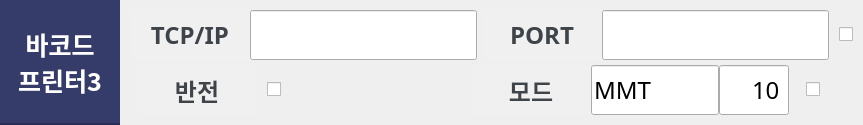
          <widget class="QFrame" name="printer3_frame">
           <property name="frameShape">
            <enum>QFrame::NoFrame</enum>
           </property>
           <property name="frameShadow">
            <enum>QFrame::Raised</enum>
           </property>
           <layout class="QHBoxLayout" name="horizontalLayout_33">
            <property name="spacing">
             <number>0</number>
            </property>
            <property name="leftMargin">
             <number>0</number>
            </property>
            <property name="topMargin">
             <number>0</number>
            </property>
            <property name="rightMargin">
             <number>0</number>
            </property>
            <property name="bottomMargin">
             <number>0</number>
            </property>
            <item>
             <widget class="QLabel" name="printer3_title_label">
              <property name="minimumSize">
               <size>
                <width>120</width>
                <height>0</height>
               </size>
              </property>
              <property name="maximumSize">
               <size>
                <width>120</width>
                <height>16777215</height>
               </size>
              </property>
              <property name="font">
               <font>
                <family>맑은 고딕</family>
                <pointsize>19</pointsize>
                <weight>75</weight>
                <italic>false</italic>
                <bold>true</bold>
               </font>
              </property>
              <property name="styleSheet">
               <string notr="true">background: #363C6A;
color: white;
border-bottom: 2px solid #282d54;</string>
              </property>
              <property name="text">
               <string>바코드
프린터3</string>
              </property>
              <property name="alignment">
               <set>Qt::AlignCenter</set>
              </property>
             </widget>
            </item>
            <item>
             <widget class="QFrame" name="printer3_set_frame">
              <property name="frameShape">
               <enum>QFrame::NoFrame</enum>
              </property>
              <property name="frameShadow">
               <enum>QFrame::Raised</enum>
              </property>
              <layout class="QVBoxLayout" name="verticalLayout_14">
               <property name="spacing">
                <number>5</number>
               </property>
               <property name="leftMargin">
                <number>10</number>
               </property>
               <property name="topMargin">
                <number>10</number>
               </property>
               <property name="rightMargin">
                <number>10</number>
               </property>
               <property name="bottomMargin">
                <number>10</number>
               </property>
               <item>
                <widget class="QFrame" name="printer3_top_frame">
                 <property name="minimumSize">
                  <size>
                   <width>0</width>
                   <height>50</height>
                  </size>
                 </property>
                 <property name="maximumSize">
                  <size>
                   <width>16777215</width>
                   <height>50</height>
                  </size>
                 </property>
                 <property name="frameShape">
                  <enum>QFrame::NoFrame</enum>
                 </property>
                 <property name="frameShadow">
                  <enum>QFrame::Raised</enum>
                 </property>
                 <layout class="QHBoxLayout" name="horizontalLayout_59">
                  <property name="spacing">
                   <number>5</number>
                  </property>
                  <property name="leftMargin">
                   <number>0</number>
                  </property>
                  <property name="topMargin">
                   <number>0</number>
                  </property>
                  <property name="rightMargin">
                   <number>0</number>
                  </property>
                  <property name="bottomMargin">
                   <number>0</number>
                  </property>
                  <item>
                   <widget class="QFrame" name="printer3_ip_frame">
                    <property name="frameShape">
                     <enum>QFrame::NoFrame</enum>
                    </property>
                    <property name="frameShadow">
                     <enum>QFrame::Raised</enum>
                    </property>
                    <layout class="QHBoxLayout" name="horizontalLayout_60">
                     <property name="spacing">
                      <number>0</number>
                     </property>
                     <property name="leftMargin">
                      <number>0</number>
                     </property>
                     <property name="topMargin">
                      <number>0</number>
                     </property>
                     <property name="rightMargin">
                      <number>0</number>
                     </property>
                     <property name="bottomMargin">
                      <number>0</number>
                     </property>
                     <item>
                      <widget class="QLabel" name="printer3_ip_label">
                       <property name="minimumSize">
                        <size>
                         <width>120</width>
                         <height>0</height>
                        </size>
                       </property>
                       <property name="maximumSize">
                        <size>
                         <width>120</width>
                         <height>16777215</height>
                        </size>
                       </property>
                       <property name="font">
                        <font>
                         <family>맑은 고딕</family>
                         <pointsize>18</pointsize>
                         <weight>75</weight>
                         <italic>false</italic>
                         <bold>true</bold>
                        </font>
                       </property>
                       <property name="styleSheet">
                        <string notr="true">
color: #3F444A;
background: #F0F0F0;</string>
                       </property>
                       <property name="text">
                        <string>TCP/IP</string>
                       </property>
                       <property name="alignment">
                        <set>Qt::AlignCenter</set>
                       </property>
                      </widget>
                     </item>
                     <item>
                      <widget class="QLineEdit" name="printer3_ip_input">
                       <property name="sizePolicy">
                        <sizepolicy hsizetype="Preferred" vsizetype="Preferred">
                         <horstretch>0</horstretch>
                         <verstretch>0</verstretch>
                        </sizepolicy>
                       </property>
                       <property name="minimumSize">
                        <size>
                         <width>0</width>
                         <height>0</height>
                        </size>
                       </property>
                       <property name="maximumSize">
                        <size>
                         <width>16777215</width>
                         <height>16777215</height>
                        </size>
                       </property>
                       <property name="font">
                        <font>
                         <family>맑은 고딕</family>
                         <pointsize>18</pointsize>
                        </font>
                       </property>
                       <property name="text">
                        <string/>
                       </property>
                      </widget>
                     </item>
                    </layout>
                   </widget>
                  </item>
                  <item>
                   <widget class="QFrame" name="printer3_port_frame">
                    <property name="frameShape">
                     <enum>QFrame::NoFrame</enum>
                    </property>
                    <property name="frameShadow">
                     <enum>QFrame::Raised</enum>
                    </property>
                    <layout class="QHBoxLayout" name="horizontalLayout_61">
                     <property name="spacing">
                      <number>0</number>
                     </property>
                     <property name="leftMargin">
                      <number>0</number>
                     </property>
                     <property name="topMargin">
                      <number>0</number>
                     </property>
                     <property name="rightMargin">
                      <number>5</number>
                     </property>
                     <property name="bottomMargin">
                      <number>0</number>
                     </property>
                     <item>
                      <widget class="QLabel" name="printer3_port_label">
                       <property name="minimumSize">
                        <size>
                         <width>120</width>
                         <height>0</height>
                        </size>
                       </property>
                       <property name="maximumSize">
                        <size>
                         <width>120</width>
                         <height>16777215</height>
                        </size>
                       </property>
                       <property name="font">
                        <font>
                         <family>맑은 고딕</family>
                         <pointsize>18</pointsize>
                         <weight>75</weight>
                         <italic>false</italic>
                         <bold>true</bold>
                        </font>
                       </property>
                       <property name="styleSheet">
                        <string notr="true">
color: #3F444A;
background: #F0F0F0;</string>
                       </property>
                       <property name="text">
                        <string>PORT</string>
                       </property>
                       <property name="alignment">
                        <set>Qt::AlignCenter</set>
                       </property>
                      </widget>
                     </item>
                     <item>
                      <widget class="QLineEdit" name="printer3_port_input">
                       <property name="sizePolicy">
                        <sizepolicy hsizetype="Preferred" vsizetype="Preferred">
                         <horstretch>0</horstretch>
                         <verstretch>0</verstretch>
                        </sizepolicy>
                       </property>
                       <property name="minimumSize">
                        <size>
                         <width>0</width>
                         <height>0</height>
                        </size>
                       </property>
                       <property name="maximumSize">
                        <size>
                         <width>16777215</width>
                         <height>16777215</height>
                        </size>
                       </property>
                       <property name="font">
                        <font>
                         <family>맑은 고딕</family>
                         <pointsize>18</pointsize>
                        </font>
                       </property>
                       <property name="text">
                        <string/>
                       </property>
                      </widget>
                     </item>
                    </layout>
                   </widget>
                  </item>
                  <item>
                   <widget class="QCheckBox" name="printer3_check">
                    <property name="maximumSize">
                     <size>
                      <width>38</width>
                      <height>16777215</height>
                     </size>
                    </property>
                    <property name="font">
                     <font>
                      <family>맑은 고딕</family>
                      <pointsize>20</pointsize>
                      <weight>75</weight>
                      <bold>true</bold>
                     </font>
                    </property>
                    <property name="cursor">
                     <cursorShape>PointingHandCursor</cursorShape>
                    </property>
                    <property name="styleSheet">
                     <string notr="true"/>
                    </property>
                    <property name="text">
                     <string/>
                    </property>
                    <property name="iconSize">
                     <size>
                      <width>10</width>
                      <height>10</height>
                     </size>
                    </property>
                    <property name="checked">
                     <bool>false</bool>
                    </property>
                   </widget>
                  </item>
                 </layout>
                </widget>
               </item>
               <item>
                <widget class="QFrame" name="printer3_bottom_frame">
                 <property name="minimumSize">
                  <size>
                   <width>0</width>
                   <height>50</height>
                  </size>
                 </property>
                 <property name="maximumSize">
                  <size>
                   <width>16777215</width>
                   <height>50</height>
                  </size>
                 </property>
                 <property name="frameShape">
                  <enum>QFrame::NoFrame</enum>
                 </property>
                 <property name="frameShadow">
                  <enum>QFrame::Raised</enum>
                 </property>
                 <layout class="QHBoxLayout" name="horizontalLayout_62">
                  <property name="spacing">
                   <number>5</number>
                  </property>
                  <property name="leftMargin">
                   <number>0</number>
                  </property>
                  <property name="topMargin">
                   <number>0</number>
                  </property>
                  <property name="rightMargin">
                   <number>0</number>
                  </property>
                  <property name="bottomMargin">
                   <number>0</number>
                  </property>
                  <item>
                   <widget class="QFrame" name="printer3_po_frame">
                    <property name="maximumSize">
                     <size>
                      <width>322</width>
                      <height>16777215</height>
                     </size>
                    </property>
                    <property name="frameShape">
                     <enum>QFrame::NoFrame</enum>
                    </property>
                    <property name="frameShadow">
                     <enum>QFrame::Raised</enum>
                    </property>
                    <layout class="QHBoxLayout" name="horizontalLayout_63">
                     <property name="spacing">
                      <number>10</number>
                     </property>
                     <property name="leftMargin">
                      <number>0</number>
                     </property>
                     <property name="topMargin">
                      <number>0</number>
                     </property>
                     <property name="rightMargin">
                      <number>0</number>
                     </property>
                     <property name="bottomMargin">
                      <number>0</number>
                     </property>
                     <item>
                      <widget class="QLabel" name="printer3_po_label">
                       <property name="minimumSize">
                        <size>
                         <width>120</width>
                         <height>0</height>
                        </size>
                       </property>
                       <property name="maximumSize">
                        <size>
                         <width>120</width>
                         <height>16777215</height>
                        </size>
                       </property>
                       <property name="font">
                        <font>
                         <family>맑은 고딕</family>
                         <pointsize>18</pointsize>
                         <weight>75</weight>
                         <italic>false</italic>
                         <bold>true</bold>
                        </font>
                       </property>
                       <property name="styleSheet">
                        <string notr="true">
color: #3F444A;
background: #F0F0F0;</string>
                       </property>
                       <property name="text">
                        <string>반전</string>
                       </property>
                       <property name="alignment">
                        <set>Qt::AlignCenter</set>
                       </property>
                      </widget>
                     </item>
                     <item>
                      <widget class="QCheckBox" name="printer3_po_check">
                       <property name="font">
                        <font>
                         <family>맑은 고딕</family>
                         <pointsize>20</pointsize>
                         <weight>75</weight>
                         <bold>true</bold>
                        </font>
                       </property>
                       <property name="cursor">
                        <cursorShape>PointingHandCursor</cursorShape>
                       </property>
                       <property name="styleSheet">
                        <string notr="true"/>
                       </property>
                       <property name="text">
                        <string/>
                       </property>
                       <property name="iconSize">
                        <size>
                         <width>10</width>
                         <height>10</height>
                        </size>
                       </property>
                       <property name="checked">
                        <bool>false</bool>
                       </property>
                      </widget>
                     </item>
                    </layout>
                   </widget>
                  </item>
                  <item>
                   <widget class="QFrame" name="printer3_mode_frame">
                    <property name="maximumSize">
                     <size>
                      <width>323</width>
                      <height>16777215</height>
                     </size>
                    </property>
                    <property name="frameShape">
                     <enum>QFrame::NoFrame</enum>
                    </property>
                    <property name="frameShadow">
                     <enum>QFrame::Raised</enum>
                    </property>
                    <layout class="QHBoxLayout" name="horizontalLayout_64">
                     <property name="spacing">
                      <number>0</number>
                     </property>
                     <property name="leftMargin">
                      <number>0</number>
                     </property>
                     <property name="topMargin">
                      <number>0</number>
                     </property>
                     <property name="rightMargin">
                      <number>5</number>
                     </property>
                     <property name="bottomMargin">
                      <number>0</number>
                     </property>
                     <item>
                      <widget class="QLabel" name="printer3_mode_label">
                       <property name="minimumSize">
                        <size>
                         <width>120</width>
                         <height>0</height>
                        </size>
                       </property>
                       <property name="maximumSize">
                        <size>
                         <width>120</width>
                         <height>16777215</height>
                        </size>
                       </property>
                       <property name="font">
                        <font>
                         <family>맑은 고딕</family>
                         <pointsize>18</pointsize>
                         <weight>75</weight>
                         <italic>false</italic>
                         <bold>true</bold>
                        </font>
                       </property>
                       <property name="styleSheet">
                        <string notr="true">
color: #3F444A;
background: #F0F0F0;</string>
                       </property>
                       <property name="text">
                        <string>모드</string>
                       </property>
                       <property name="alignment">
                        <set>Qt::AlignCenter</set>
                       </property>
                      </widget>
                     </item>
                     <item>
                      <widget class="QLineEdit" name="printer3_mode_input">
                       <property name="sizePolicy">
                        <sizepolicy hsizetype="Preferred" vsizetype="Preferred">
                         <horstretch>0</horstretch>
                         <verstretch>0</verstretch>
                        </sizepolicy>
                       </property>
                       <property name="minimumSize">
                        <size>
                         <width>0</width>
                         <height>0</height>
                        </size>
                       </property>
                       <property name="maximumSize">
                        <size>
                         <width>16777215</width>
                         <height>16777215</height>
                        </size>
                       </property>
                       <property name="font">
                        <font>
                         <family>맑은 고딕</family>
                         <pointsize>18</pointsize>
                        </font>
                       </property>
                       <property name="text">
                        <string>MMT</string>
                       </property>
                      </widget>
                     </item>
                     <item>
                      <widget class="QLineEdit" name="printer3_count_input">
                       <property name="sizePolicy">
                        <sizepolicy hsizetype="Preferred" vsizetype="Preferred">
                         <horstretch>0</horstretch>
                         <verstretch>0</verstretch>
                        </sizepolicy>
                       </property>
                       <property name="minimumSize">
                        <size>
                         <width>70</width>
                         <height>0</height>
                        </size>
                       </property>
                       <property name="maximumSize">
                        <size>
                         <width>70</width>
                         <height>16777215</height>
                        </size>
                       </property>
                       <property name="font">
                        <font>
                         <family>맑은 고딕</family>
                         <pointsize>18</pointsize>
                        </font>
                       </property>
                       <property name="styleSheet">
                        <string notr="true">padding-right: 5px</string>
                       </property>
                       <property name="text">
                        <string>10</string>
                       </property>
                       <property name="alignment">
                        <set>Qt::AlignRight|Qt::AlignTrailing|Qt::AlignVCenter</set>
                       </property>
                      </widget>
                     </item>
                    </layout>
                   </widget>
                  </item>
                  <item>
                   <widget class="QCheckBox" name="printer3_mode_check">
                    <property name="maximumSize">
                     <size>
                      <width>38</width>
                      <height>16777215</height>
                     </size>
                    </property>
                    <property name="font">
                     <font>
                      <family>맑은 고딕</family>
                      <pointsize>20</pointsize>
                      <weight>75</weight>
                      <bold>true</bold>
                     </font>
                    </property>
                    <property name="cursor">
                     <cursorShape>PointingHandCursor</cursorShape>
                    </property>
                    <property name="styleSheet">
                     <string notr="true"/>
                    </property>
                    <property name="text">
                     <string/>
                    </property>
                    <property name="iconSize">
                     <size>
                      <width>10</width>
                      <height>10</height>
                     </size>
                    </property>
                    <property name="checked">
                     <bool>false</bool>
                    </property>
                   </widget>
                  </item>
                 </layout>
                </widget>
               </item>
              </layout>
             </widget>
            </item>
           </layout>
          </widget>
